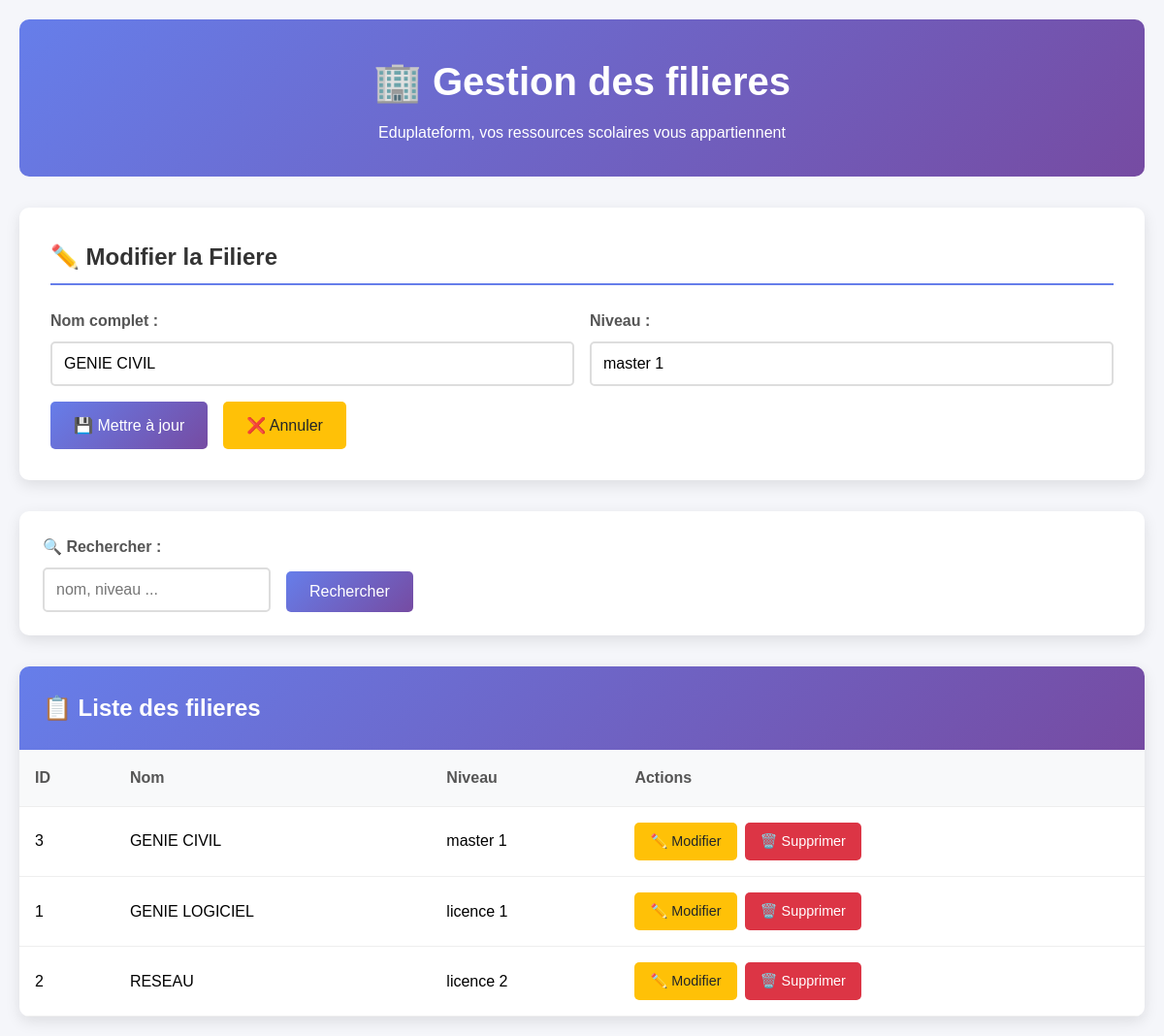
Page /filiere/index_filiere.php?edit=3 on the committed database.
### tables this page shows
CREATE TABLE filieres (
    id INT AUTO_INCREMENT PRIMARY KEY,
    name VARCHAR(200)  NOT NULL,
    level VARCHAR(50) NOT NULL,
    created_at TIMESTAMP DEFAULT CURRENT_TIMESTAMP,
    last_login TIMESTAMP NULL
);

### filiere/filiere.php (called while the page is built, shortened)
<?php
require_once '../database/config.php';
class Filiere {
    private $conn;
    private $table = 'filieres';
    public $id;
    public function __construct() {
        $database = new Database();
        $this->conn = $database->getConnection();
    }
    public function readAll() {
        $query = "SELECT * FROM " . $this->table . " ORDER BY name ASC";
        $stmt = $this->conn->prepare($query);
        $stmt->execute();
        return $stmt;
    }
    public function readOne() {
        $query = "SELECT * FROM " . $this->table . " WHERE id = :id LIMIT 0,1";
        $stmt = $this->conn->prepare($query);
        $stmt->bindParam(':id', $this->id);
        $stmt->execute();
        $row = $stmt->fetch(PDO::FETCH_ASSOC);
        if ($row) {
            $this->name = $row['name'];
            $this->level = $row['level'];
            return true;
        }
        return false;
    }
}
?>

### database/config.php (called while the page is built, shortened)
<?php
class Database {
    private $connection;
    public function __construct() {
        try {
            $this->connection = new PDO(
                "mysql:host=" . DB_HOST . ";dbname=" . DB_NAME,
                DB_USER,
                DB_PASS,
                array(
                    PDO::ATTR_ERRMODE => PDO::ERRMODE_EXCEPTION,
                    PDO::ATTR_DEFAULT_FETCH_MODE => PDO::FETCH_ASSOC
                )
            );
        } catch(PDOException $e) {
            die("Erreur de connexion à la base de données: " . $e->getMessage());
        }
    }
    public function getConnection() {
        return $this->connection;
    }
}
?>

### filiere/index_filiere.php (the view, shortened to what this page needs)
<?php
require_once 'filiere.php';
$filieres = new Filiere();
$searchTerm = $_GET['search'] ?? '';
if ($searchTerm) {
    $stmt = $filieres->search($searchTerm);
} else {
    $stmt = $filieres->readAll();
}
$editfilieres = null;
if (isset($_GET['edit'])) {
    $editfilieres = new Filiere();
    $editfilieres->id = $_GET['edit'];
    $editfilieres->readOne();
}
?>
<!DOCTYPE html>
<html lang="fr">
<head>
    <link rel="stylesheet" href="stylefiliere.css">
</head>
<body>
    <div class="container">
        <div class="header">
            <h1>🏢 Gestion des filieres</h1>
            <p>Eduplateform, vos ressources scolaires vous appartiennent</p>
        </div>
        <div class="form-section">
            <h2><?php echo $editfilieres ? '✏️ Modifier la Filiere' : '➕ Ajouter une Filiere'; ?></h2>
            <form method="POST" action="">
                <div class="form-grid">
                    <div class="form-group">
                        <label for="name">Nom complet :</label>
                        <input type="text" id="name" name="name" required
                               value="<?php echo $editfilieres ? htmlspecialchars($editfilieres->name) : ''; ?>">
                    </div>
                    <div class="form-group">
                        <label for="level">Niveau :</label>
                        <input type="text" id="level" name="level" required
                               value="<?php echo $editfilieres ? htmlspecialchars($editfilieres->level) : ''; ?>">
                    </div>
                </div>
                <div style="display: flex; gap: 1rem;">
                    <button type="submit" class="btn btn-primary">
                        <?php echo $editfilieres ? '💾 Mettre à jour' : '➕ Ajouter'; ?>
                    </button>
                    <?php if ($editfilieres): ?>
                        <a href="index.php" class="btn btn-warning">❌ Annuler</a>
                    <?php endif; ?>
                </div>
            </form>
        </div>
        <div class="search-section">
            <form method="GET" action="" class="search-form">
                <div class="form-group" style="margin: 0;">
                    <label for="search">🔍 Rechercher :</label>
                    <input type="text" id="search" name="search" placeholder="nom, niveau ..."
                           value="<?php echo htmlspecialchars($searchTerm); ?>">
                </div>
                <button type="submit" class="btn btn-primary">Rechercher</button>
            </form>
        </div>
        <div class="table-section">
            <div class="table-header">
                <h2>📋 Liste des filieres <?php echo $searchTerm ? "(Résultats pour: '$searchTerm')" : ''; ?></h2>
            </div>
            <div class="table-responsive">
                <?php if ($stmt->rowCount() > 0): ?>
                    <table>
                        <thead>
                            <tr>
                                <th>ID</th>
                                <th>Nom</th>
                                <th>Niveau</th>
                                <th>Actions</th>
                            </tr>
                        </thead>
                        <tbody>
                            <?php while ($row = $stmt->fetch(PDO::FETCH_ASSOC)): ?>
                                <tr>
                                    <td><?php echo $row['id']; ?></td>
                                    <td><?php echo htmlspecialchars($row['name']); ?></td>
                                    <td><?php echo htmlspecialchars($row['level']); ?></td>
                                    <td>
                                        <div class="actions">
                                            <a href="?edit=<?php echo $row['id']; ?>" class="btn btn-warning btn-small">
                                                ✏️ Modifier
                                            </a>
                                            <a href="?delete=<?php echo $row['id']; ?>"
                                               class="btn btn-danger btn-small"
                                               onclick="return confirm('Êtes-vous sûr de vouloir supprimer cet Filiere ?')">
                                                🗑️ Supprimer
                                            </a>
                                        </div>
                                    </td>
                                </tr>
                            <?php endwhile; ?>
                        </tbody>
                    </table>
                <?php endif; ?>
            </div>
        </div>
    </div>
</body>
</html>

### filiere/stylefiliere.css (style rules this page uses)
* { margin: 0; padding: 0; box-sizing: border-box; }
body { font-family: 'Arial', sans-serif; background-color: #f5f6fa; line-height: 1.6; }
.container { max-width: 1200px; margin: 0 auto; padding: 20px; }
.header { background: linear-gradient(135deg, #667eea 0%, #764ba2 100%); color: white; padding: 2rem; border-radius: 10px; margin-bottom: 2rem; text-align: center; }
.header h1 { font-size: 2.5rem; margin-bottom: 0.5rem; }
.form-section { background: white; padding: 2rem; border-radius: 10px; box-shadow: 0 5px 15px rgba(0,0,0,0.1); margin-bottom: 2rem; }
.form-section h2 { color: #333; margin-bottom: 1.5rem; border-bottom: 2px solid #667eea; padding-bottom: 0.5rem; }
.form-grid { display: grid; grid-template-columns: repeat(auto-fit, minmax(250px, 1fr)); gap: 1rem; margin-bottom: 1rem; }
.form-group { display: flex; flex-direction: column; }
.form-group label { margin-bottom: 0.5rem; font-weight: bold; color: #555; }
.form-group input { padding: 0.75rem; border: 2px solid #ddd; border-radius: 5px; font-size: 1rem; transition: border-color 0.3s; }
.btn { padding: 0.75rem 1.5rem; border: none; border-radius: 5px; cursor: pointer; font-size: 1rem; text-decoration: none; display: inline-block; text-align: center; transition: all 0.3s; }
.btn-primary { background: linear-gradient(135deg, #667eea 0%, #764ba2 100%); color: white; }
.btn-warning { background-color: #ffc107; color: #212529; }
.btn-danger { background-color: #dc3545; color: white; }
.btn-small { padding: 0.5rem 1rem; font-size: 0.9rem; }
.search-section { background: white; padding: 1.5rem; border-radius: 10px; box-shadow: 0 5px 15px rgba(0,0,0,0.1); margin-bottom: 2rem; }
.search-form { display: flex; gap: 1rem; align-items: end; }
.search-form input { flex: 1; padding: 0.75rem; border: 2px solid #ddd; border-radius: 5px; font-size: 1rem; }
.table-section { background: white; border-radius: 10px; box-shadow: 0 5px 15px rgba(0,0,0,0.1); overflow: hidden; }
.table-header { background: linear-gradient(135deg, #667eea 0%, #764ba2 100%); color: white; padding: 1.5rem; }
.table-header h2 { margin: 0; }
.table-responsive { overflow-x: auto; }
table { width: 100%; border-collapse: collapse; }
th, td { padding: 1rem; text-align: left; border-bottom: 1px solid #eee; }
th { background-color: #f8f9fa; font-weight: bold; color: #555; }
.actions { display: flex; gap: 0.5rem; }

### rows in the picture
filieres: name "GENIE CIVIL", level "master 1", id "3"
filieres: id "1", name "GENIE LOGICIEL", level "licence 1"
filieres: id "2", name "RESEAU", level "licence 2"
